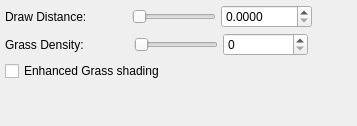
                <widget class="QWidget" name="tabGFX_Models_Grass">
                 <attribute name="icon">
                  <iconset resource="tab_icons.qrc">
                   <normaloff>:/tab_icons/tab_grass.png</normaloff>:/tab_icons/tab_grass.png</iconset>
                 </attribute>
                 <attribute name="title">
                  <string>Grass</string>
                 </attribute>
                 <layout class="QVBoxLayout" name="verticalLayout_2">
                  <property name="spacing">
                   <number>5</number>
                  </property>
                  <property name="leftMargin">
                   <number>5</number>
                  </property>
                  <property name="topMargin">
                   <number>5</number>
                  </property>
                  <property name="rightMargin">
                   <number>5</number>
                  </property>
                  <property name="bottomMargin">
                   <number>5</number>
                  </property>
                  <item>
                   <layout class="QHBoxLayout" name="horizontalLayout">
                    <property name="spacing">
                     <number>5</number>
                    </property>
                    <item>
                     <widget class="QLabel" name="lblGrassDrawDistance">
                      <property name="sizePolicy">
                       <sizepolicy hsizetype="Fixed" vsizetype="Preferred">
                        <horstretch>0</horstretch>
                        <verstretch>0</verstretch>
                       </sizepolicy>
                      </property>
                      <property name="minimumSize">
                       <size>
                        <width>0</width>
                        <height>0</height>
                       </size>
                      </property>
                      <property name="text">
                       <string>Draw Distance:</string>
                      </property>
                     </widget>
                    </item>
                    <item>
                     <spacer name="horizontalSpacer_47">
                      <property name="orientation">
                       <enum>Qt::Horizontal</enum>
                      </property>
                      <property name="sizeHint" stdset="0">
                       <size>
                        <width>40</width>
                        <height>20</height>
                       </size>
                      </property>
                     </spacer>
                    </item>
                    <item>
                     <widget class="QSlider" name="sldGrassDrawDistance">
                      <property name="minimum">
                       <number>1</number>
                      </property>
                      <property name="maximum">
                       <number>50000000</number>
                      </property>
                      <property name="orientation">
                       <enum>Qt::Horizontal</enum>
                      </property>
                     </widget>
                    </item>
                    <item>
                     <widget class="QDoubleSpinBox" name="spnGrassDrawDistance">
                      <property name="minimumSize">
                       <size>
                        <width>85</width>
                        <height>0</height>
                       </size>
                      </property>
                      <property name="locale">
                       <locale language="English" country="UnitedStates"/>
                      </property>
                      <property name="decimals">
                       <number>4</number>
                      </property>
                      <property name="maximum">
                       <double>50000.000000000000000</double>
                      </property>
                     </widget>
                    </item>
                    <item>
                     <spacer name="horizontalSpacer_25">
                      <property name="orientation">
                       <enum>Qt::Horizontal</enum>
                      </property>
                      <property name="sizeHint" stdset="0">
                       <size>
                        <width>40</width>
                        <height>20</height>
                       </size>
                      </property>
                     </spacer>
                    </item>
                   </layout>
                  </item>
                  <item>
                   <layout class="QHBoxLayout" name="horizontalLayout_2">
                    <property name="spacing">
                     <number>5</number>
                    </property>
                    <item>
                     <widget class="QLabel" name="lblGrassDensi">
                      <property name="sizePolicy">
                       <sizepolicy hsizetype="Fixed" vsizetype="Preferred">
                        <horstretch>0</horstretch>
                        <verstretch>0</verstretch>
                       </sizepolicy>
                      </property>
                      <property name="minimumSize">
                       <size>
                        <width>0</width>
                        <height>0</height>
                       </size>
                      </property>
                      <property name="toolTip">
                       <string>controlls how many grass blades per patch will be generated.
lower values = more grass
</string>
                      </property>
                      <property name="text">
                       <string>Grass Density:</string>
                      </property>
                     </widget>
                    </item>
                    <item>
                     <spacer name="horizontalSpacer_48">
                      <property name="orientation">
                       <enum>Qt::Horizontal</enum>
                      </property>
                      <property name="sizeHint" stdset="0">
                       <size>
                        <width>40</width>
                        <height>20</height>
                       </size>
                      </property>
                     </spacer>
                    </item>
                    <item>
                     <widget class="QSlider" name="sldGrassDensi">
                      <property name="toolTip">
                       <string>controlls how many grass blades per patch will be generated.
lower values = more grass
</string>
                      </property>
                      <property name="maximum">
                       <number>100</number>
                      </property>
                      <property name="orientation">
                       <enum>Qt::Horizontal</enum>
                      </property>
                     </widget>
                    </item>
                    <item>
                     <widget class="QSpinBox" name="spnGrassDensi">
                      <property name="minimumSize">
                       <size>
                        <width>85</width>
                        <height>0</height>
                       </size>
                      </property>
                      <property name="toolTip">
                       <string>controlls how many grass blades per patch will be generated.
lower values = more grass
</string>
                      </property>
                      <property name="minimum">
                       <number>0</number>
                      </property>
                      <property name="maximum">
                       <number>100</number>
                      </property>
                      <property name="value">
                       <number>0</number>
                      </property>
                     </widget>
                    </item>
                    <item>
                     <spacer name="horizontalSpacer_26">
                      <property name="orientation">
                       <enum>Qt::Horizontal</enum>
                      </property>
                      <property name="sizeHint" stdset="0">
                       <size>
                        <width>40</width>
                        <height>20</height>
                       </size>
                      </property>
                     </spacer>
                    </item>
                   </layout>
                  </item>
                  <item>
                   <widget class="QCheckBox" name="ckbEnhancedGrass">
                    <property name="toolTip">
                     <string>improves grass lighting.</string>
                    </property>
                    <property name="text">
                     <string>Enhanced Grass shading</string>
                    </property>
                   </widget>
                  </item>
                  <item>
                   <spacer name="verticalSpacer_16">
                    <property name="orientation">
                     <enum>Qt::Vertical</enum>
                    </property>
                    <property name="sizeHint" stdset="0">
                     <size>
                      <width>20</width>
                      <height>40</height>
                     </size>
                    </property>
                   </spacer>
                  </item>
                 </layout>
                </widget>
